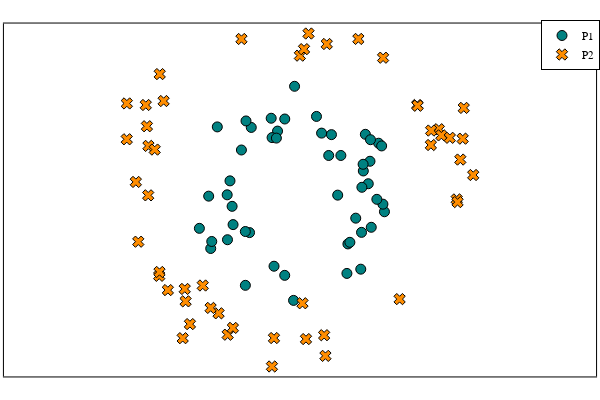

The notebook cell saved with this chart:
### Code cell
plot_P_Q(small, large; 
        P_label = "P1", 
        Q_label = "P2",
        aspect_ratio = :equal, )

### Figure 1 — Plotly figure (JSON) as saved in the notebook; plotly's stock layout.template omitted (floating-point values rounded to 4 significant figures)
{"data": [{"colorbar": {"len": 0.9803, "title": "", "x": 0.9934, "y": 0.5}, "legendgroup": "P1", "marker": {"color": "rgba(0, 129, 129, 1.000)", "line": {"color": "rgba(0, 0, 0, 1.000)", "width": 1}, "size": 10, "symbol": "circle"}, "mode": "markers", "name": "P1", "showlegend": true, "type": "scatter", "x": [0.5667, -0.79, 0.0006157, -0.526, 1.088, -0.2671, 0.8597, 0.9149, 1.019, 0.6509, 0.8138, 0.9303, -0.76, -0.1052, -0.5759, -0.9904, 0.8945, -0.7935, 1.054, 0.6389, -1.015, 0.4212, 0.9208, 0.8353, -1.126, 0.8047, -0.1911, -0.2331, -0.9117, -0.7346, -0.5053, -0.2564, 0.275, -0.7231, -0.9781, 0.7446, 0.454, 0.6744, -0.2047, 0.8181, -0.6232, 1.07, 0.01254, 0.5287, 0.8326, -0.1047, 0.336, -0.5764, -0.5684, 0.9973], "xaxis": "x", "y": [0.492, -0.628, -1.435, -0.5333, -0.2561, 0.9871, 0.7734, 0.4151, 0.6549, -0.6838, -0.5302, -0.4626, 0.1544, -1.102, -1.234, -0.7445, 0.1164, -0.03084, 0.6189, -1.076, -0.04869, 0.4918, 0.7017, 0.2863, -0.4766, -1.019, 0.8162, -0.9802, 0.8719, -0.1842, 0.8647, 0.7297, 1.011, -0.4271, -0.6513, -0.3413, 0.7691, -0.6625, 0.7233, 0.069, 0.5649, -0.1552, 1.412, -0.03509, 0.3749, 0.9769, 0.7894, -0.5187, 0.9509, -0.09097], "yaxis": "y"}, {"colorbar": {"len": 0.9803, "title": "", "x": 0.9934, "y": 0.5}, "legendgroup": "P2", "marker": {"color": "rgba(255, 141, 0, 1.000)", "line": {"color": "rgba(0, 0, 0, 1.000)", "width": 1}, "size": 10, "symbol": "x"}, "mode": "markers", "name": "P2", "showlegend": true, "type": "scatter", "x": [-1.301, -1.995, 1.739, -1.601, -1.607, 2.037, 1.953, -1.503, -1.994, 1.644, -1.736, -1.886, 0.3819, -0.7875, -0.2338, -1.66, 0.1074, 0.3975, 0.3664, -0.2581, -1.554, -1.739, -1.603, -1.086, 1.072, -1.767, 1.647, 1.48, 1.769, 1.485, -1.754, 1.963, 2.15, -1.857, -0.8965, -0.7254, 1.269, 2.024, -0.6227, -1.239, 0.07636, 0.7762, 0.1257, 1.87, -1.326, -1.291, 0.1798, 0.1492, 1.996, -0.9919], "xaxis": "x", "y": [-1.282, 0.7072, 0.8408, 1.574, -1.108, 1.124, -0.09201, -1.297, 1.184, 0.631, 0.6193, 0.1402, -2.172, -1.891, -1.935, 0.5704, -1.473, 1.974, -1.897, -2.313, 1.216, -0.03799, -1.056, -1.236, 1.792, 1.163, 0.8233, 1.163, 0.7592, 1.153, 0.8806, -0.1276, 0.2323, -0.6541, -1.606, -1.8, -1.417, 0.7156, 2.041, -1.75, 1.819, 2.041, 1.906, 0.7269, -1.937, -1.447, 2.113, -1.949, 0.4379, -1.534], "yaxis": "y"}], "layout": {"annotations": [], "height": 400, "legend": {"bgcolor": "rgba(255, 255, 255, 1.000)", "bordercolor": "rgba(0, 0, 0, 1.000)", "borderwidth": 1, "font": {"color": "rgba(0, 0, 0, 1.000)", "family": "sans-serif", "size": 11}, "title": {"font": {"color": "rgba(0, 0, 0, 1.000)", "family": "sans-serif", "size": 15}, "text": ""}, "tracegroupgap": 0, "traceorder": "normal", "x": 1, "xanchor": "auto", "y": 1, "yanchor": "auto"}, "margin": {"b": 20, "l": 0, "r": 0, "t": 20}, "paper_bgcolor": "rgba(255, 255, 255, 1.000)", "plot_bgcolor": "rgba(255, 255, 255, 1.000)", "showlegend": true, "width": 600, "xaxis": {"anchor": "y", "domain": [0.006562, 0.9934], "gridcolor": "rgba(0, 0, 0, 0.100)", "gridwidth": 0.5, "linecolor": "rgba(0, 0, 0, 1.000)", "mirror": true, "range": [-3.465, 3.62], "showgrid": true, "showline": true, "showticklabels": true, "tickangle": 0, "tickcolor": "rgb(0, 0, 0)", "tickfont": {"color": "rgba(0, 0, 0, 1.000)", "family": "sans-serif", "size": 11}, "tickmode": "array", "ticks": "inside", "ticktext": [], "tickvals": [], "title": "", "titlefont": {"color": "rgba(0, 0, 0, 1.000)", "family": "sans-serif", "size": 15}, "type": "-", "visible": true, "zeroline": false, "zerolinecolor": "rgba(0, 0, 0, 1.000)"}, "yaxis": {"anchor": "x", "domain": [0.009843, 0.9902], "gridcolor": "rgba(0, 0, 0, 0.100)", "gridwidth": 0.5, "linecolor": "rgba(0, 0, 0, 1.000)", "mirror": true, "range": [-2.446, 2.246], "showgrid": true, "showline": true, "showticklabels": true, "tickangle": 0, "tickcolor": "rgb(0, 0, 0)", "tickfont": {"color": "rgba(0, 0, 0, 1.000)", "family": "sans-serif", "size": 11}, "tickmode": "array", "ticks": "inside", "ticktext": [], "tickvals": [], "title": "", "titlefont": {"color": "rgba(0, 0, 0, 1.000)", "family": "sans-serif", "size": 15}, "type": "-", "visible": true, "zeroline": false, "zerolinecolor": "rgba(0, 0, 0, 1.000)"}}}
